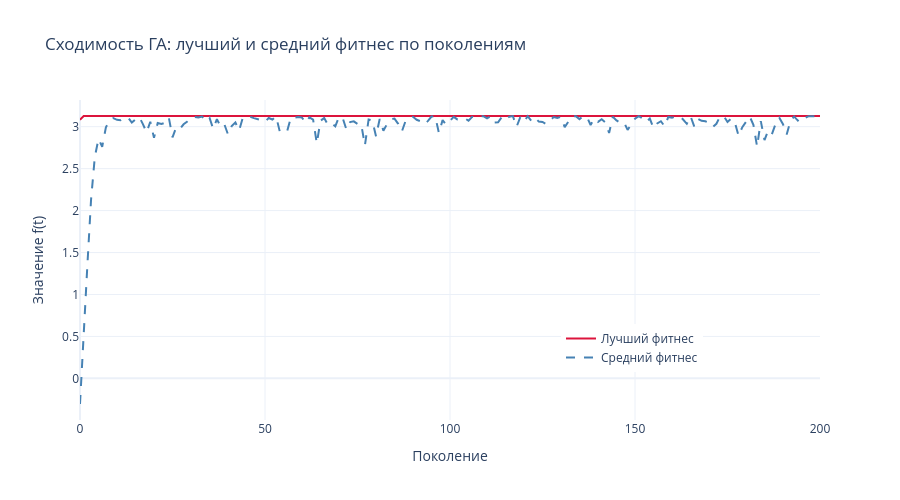

This figure's notebook cell:
### Markdown cell above
## 6. Визуализация сходимости

### Code cell
gens = np.arange(len(result["best_fitness_history"]))

fig = go.Figure()
fig.add_trace(go.Scatter(
    x=gens, y=result["best_fitness_history"],
    mode="lines", name="Лучший фитнес",
    line=dict(color="crimson", width=2)
))
fig.add_trace(go.Scatter(
    x=gens, y=result["avg_fitness_history"],
    mode="lines", name="Средний фитнес",
    line=dict(color="steelblue", width=2, dash="dash")
))
fig.update_layout(
    title="Сходимость ГА: лучший и средний фитнес по поколениям",
    xaxis_title="Поколение", yaxis_title="Значение f(t)",
    template="plotly_white", width=900, height=500,
    legend=dict(x=0.65, y=0.15)
)
fig.write_html(str(OUTPUTS / "02_convergence.html"))
fig.show()

### Figure 1 — Plotly figure (JSON) as saved in the notebook; plotly's stock layout.template omitted (floating-point values rounded to 4 significant figures; data arrays with more than 128 entries replaced by an {"elided": "..."} marker saying what was removed)
{"data": [{"line": {"color": "crimson", "width": 2}, "mode": "lines", "name": "Лучший фитнес", "type": "scatter", "x": {"elided": "201 int values"}, "y": {"elided": "201 float values"}}, {"line": {"color": "steelblue", "dash": "dash", "width": 2}, "mode": "lines", "name": "Средний фитнес", "type": "scatter", "x": {"elided": "201 int values"}, "y": {"elided": "201 float values"}}], "layout": {"height": 500, "legend": {"x": 0.65, "y": 0.15}, "title": {"text": "Сходимость ГА: лучший и средний фитнес по поколениям"}, "width": 900, "xaxis": {"title": {"text": "Поколение"}}, "yaxis": {"title": {"text": "Значение f(t)"}}}}
